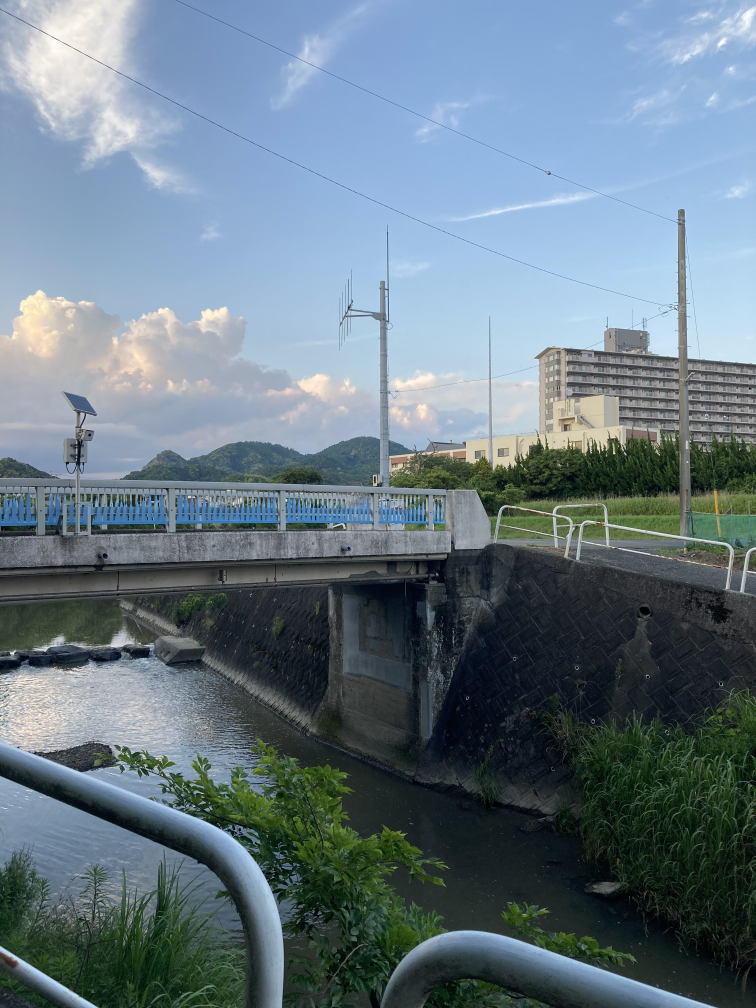
#> input picture images/test4.jpg, 3024 x 4032 px (shown at 1/4 size)
$ python make_lsm_grayimg.py
#> lines starting #> are read from the running program, lines starting #| are printed output that depends on the picture
import cv2
import numpy as np
import matplotlib.pyplot as plt

term = 3
threshold = 240
img_size = 400


def main():
    data_x = []
    data_y = []
    im = cv2.imread('../images/test4.jpg')
#> im is the input picture: shape (4032, 3024, 3); mean B, G, R 132.2, 121.6, 104
    h, w = im.shape[:2]
#> h = 4032; w = 3024
    if h > w:
        ratio = h/w
#> ratio = 1.33
        im = cv2.resize(im, (img_size, int(img_size*ratio)))
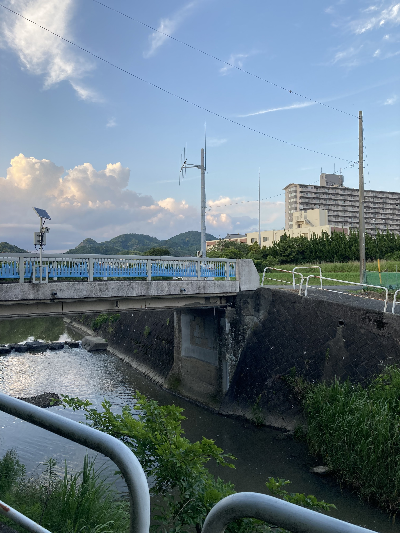
#> im: shape (533, 400, 3); mean B, G, R 132.1, 121.5, 103.9
    else:
        ratio = w/h
        im = cv2.resize(im, (int(img_size*ratio), img_size))
    im_gray = cv2.cvtColor(im, cv2.COLOR_BGR2GRAY)
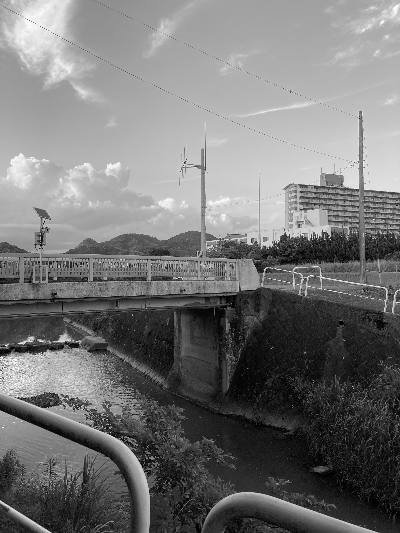
#> im_gray: shape (533, 400); min 0, max 254, mean 117.4
    cv2.imwrite('../images/gray_ver.jpg', im_gray)
    y = 0
    for i in im_gray:
        x = 0
        for j in i:
            if j > threshold:
                if h > w:
                    data_x.append(x)
                    data_y.append(img_size * ratio - y)
                else:
                    data_x.append(x)
                    data_y.append(img_size - y)
            x += 1
        y += 1
#> after the loop, data_x = 477 values, max 398 at index 4, min 0 at index 392, mean 77.29; data_y = 477 values, max 528.3 at index 0, min 106.3 at index 476, mean 399.8; y = 533
    f = open("../data.txt", "w", encoding="utf-8")
    i = 0
    while i < term + 1:
        if i != 0:
            f.write("\n")
        if h > w:
            f.write(str(np.polyfit(data_y, data_x, term)[i]))
        else:
            f.write(str(np.polyfit(data_x, data_y, term)[i]))
        i += 1
#> after the loop, i = 4
    f.close()
    #disp_plt(data_x, data_y, ratio, im)

def disp_plt(x, y, ratio ,im):
    h, w = im.shape[:2]
    if h > w:
        coe = np.polyfit(y, x, term)
    else:
        coe = np.polyfit(x, y, term)
    curve_y = np.linspace(0, img_size * ratio, 300)
    curve_x = make_curve(curve_y, coe)


    if h > w:
        plt.figure(figsize=(6, 6 * ratio))
        plt.ylim(0, img_size*ratio)
        plt.xlim(0, img_size)
    else:
        plt.figure(figsize=(6 * ratio, 6))
        plt.ylim(0, img_size)
        plt.xlim(0, img_size*ratio)

    plt.scatter(x, y, color='blue', marker='o', s=2)
    plt.plot(curve_x, curve_y,c="red")
    plt.xlabel('X-axis')
    plt.ylabel('Y-axis')
    plt.grid(True)
    plt.show()

def make_curve(curve, coe):
    num = 0
    ans = 0
    for i in coe:
        ans += curve**(len(coe) - num - 1) * i
        num += 1
    return ans

main()

$ run again, with images/test3.jpg copied over images/test4.jpg
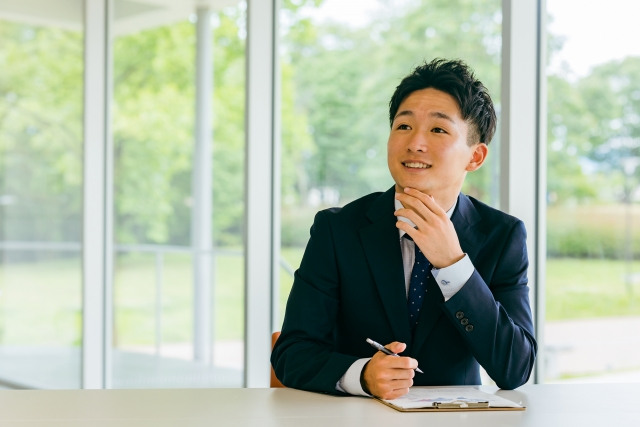
#> input picture images/test3.jpg, 640 x 427 px
#> in main, im is the input picture: shape (427, 640, 3); mean B, G, R 167.6, 186.2, 175.2
#> im: shape (400, 599, 3)
#> in main, `im_gray = cv2.cvtColor(im, cv2.COLOR_BGR2GRAY)`:
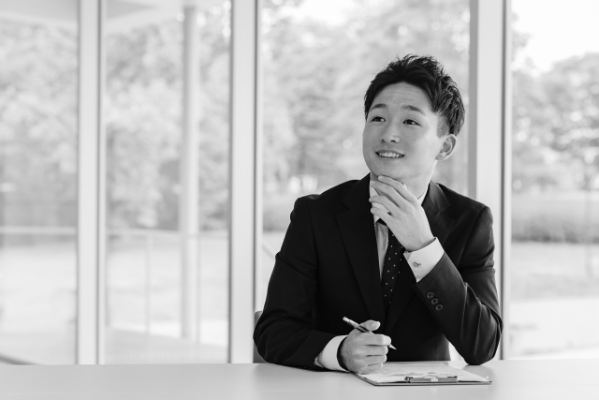
#> im_gray: shape (400, 599); min 0, max 255, mean 180.7
#> after the loop in main, `for i in im_gray:`: data_x = 11042 values, max 598 at index 156, min 135 at index 8529, mean 495.1; data_y = 11042 values, max 400 at index 0, min 9 at index 11041, mean 256.2; y = 400
#> after the loop in main, `while i < term + 1:`: i = 4
